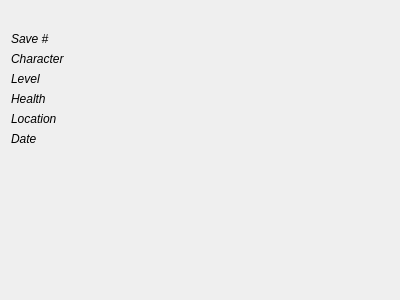
<?xml version="1.0" encoding="UTF-8"?>
<ui version="4.0">
 <class>MorrowindSaveGameInfoWidget</class>
 <widget class="QWidget" name="MorrowindSaveGameInfoWidget">
  <property name="geometry">
   <rect>
    <x>0</x>
    <y>0</y>
    <width>400</width>
    <height>300</height>
   </rect>
  </property>
  <property name="sizePolicy">
   <sizepolicy hsizetype="Preferred" vsizetype="Minimum">
    <horstretch>0</horstretch>
    <verstretch>0</verstretch>
   </sizepolicy>
  </property>
  <property name="windowTitle">
   <string/>
  </property>
  <property name="toolTip">
   <string notr="true"/>
  </property>
  <layout class="QVBoxLayout" name="verticalLayout">
   <item>
    <widget class="QLabel" name="saveNameLabel">
     <property name="font">
      <font>
       <pointsize>10</pointsize>
       <weight>75</weight>
       <bold>true</bold>
      </font>
     </property>
     <property name="text">
      <string/>
     </property>
    </widget>
   </item>
   <item>
    <layout class="QFormLayout" name="formLayout">
     <property name="fieldGrowthPolicy">
      <enum>QFormLayout::AllNonFixedFieldsGrow</enum>
     </property>
     <item row="0" column="0">
      <widget class="QLabel" name="label">
       <property name="font">
        <font>
         <italic>true</italic>
        </font>
       </property>
       <property name="text">
        <string>Save #</string>
       </property>
      </widget>
     </item>
     <item row="0" column="1">
      <widget class="QLabel" name="saveNumLabel">
       <property name="font">
        <font>
         <weight>75</weight>
         <bold>true</bold>
        </font>
       </property>
       <property name="text">
        <string notr="true"/>
       </property>
      </widget>
     </item>
     <item row="1" column="0">
      <widget class="QLabel" name="label_2">
       <property name="font">
        <font>
         <italic>true</italic>
        </font>
       </property>
       <property name="text">
        <string>Character</string>
       </property>
      </widget>
     </item>
     <item row="1" column="1">
      <widget class="QLabel" name="characterLabel">
       <property name="font">
        <font>
         <weight>75</weight>
         <bold>true</bold>
        </font>
       </property>
       <property name="text">
        <string notr="true"/>
       </property>
      </widget>
     </item>
     <item row="2" column="0">
      <widget class="QLabel" name="label_3">
       <property name="font">
        <font>
         <italic>true</italic>
        </font>
       </property>
       <property name="text">
        <string>Level</string>
       </property>
      </widget>
     </item>
     <item row="2" column="1">
      <widget class="QLabel" name="levelLabel">
       <property name="font">
        <font>
         <weight>75</weight>
         <bold>true</bold>
        </font>
       </property>
       <property name="text">
        <string/>
       </property>
      </widget>
     </item>
      <item row="3" column="0">
        <widget class="QLabel" name="label_4">
          <property name="font">
            <font>
              <italic>true</italic>
            </font>
          </property>
          <property name="text">
            <string>Health</string>
          </property>
        </widget>
      </item>
      <item row="3" column="1">
        <widget class="QLabel" name="healthLabel">
          <property name="font">
            <font>
              <weight>75</weight>
              <bold>true</bold>
            </font>
          </property>
          <property name="text">
            <string/>
          </property>
        </widget>
      </item>
     <item row="4" column="0">
      <widget class="QLabel" name="label_5">
       <property name="font">
        <font>
         <italic>true</italic>
        </font>
       </property>
       <property name="text">
        <string>Location</string>
       </property>
      </widget>
     </item>
     <item row="4" column="1">
      <widget class="QLabel" name="locationLabel">
       <property name="font">
        <font>
         <weight>75</weight>
         <bold>true</bold>
        </font>
       </property>
       <property name="text">
        <string notr="true"/>
       </property>
      </widget>
     </item>
     <item row="5" column="0">
      <widget class="QLabel" name="label_6">
       <property name="font">
        <font>
         <italic>true</italic>
        </font>
       </property>
       <property name="text">
        <string>Date</string>
       </property>
      </widget>
     </item>
     <item row="5" column="1">
      <widget class="QLabel" name="dateLabel">
       <property name="font">
        <font>
         <weight>75</weight>
         <bold>true</bold>
        </font>
       </property>
       <property name="text">
        <string/>
       </property>
      </widget>
     </item>
    </layout>
   </item>
   <item>
    <widget class="QFrame" name="gameFrame">
     <property name="sizePolicy">
      <sizepolicy hsizetype="Expanding" vsizetype="Minimum">
       <horstretch>0</horstretch>
       <verstretch>0</verstretch>
      </sizepolicy>
     </property>
     <property name="minimumSize">
      <size>
       <width>0</width>
       <height>0</height>
      </size>
     </property>
     <property name="frameShape">
      <enum>QFrame::StyledPanel</enum>
     </property>
     <property name="frameShadow">
      <enum>QFrame::Raised</enum>
     </property>
    </widget>
   </item>
   <item>
    <widget class="QLabel" name="screenshotLabel">
     <property name="sizePolicy">
      <sizepolicy hsizetype="Preferred" vsizetype="MinimumExpanding">
       <horstretch>0</horstretch>
       <verstretch>0</verstretch>
      </sizepolicy>
     </property>
     <property name="maximumSize">
      <size>
       <width>16777215</width>
       <height>16777215</height>
      </size>
     </property>
     <property name="autoFillBackground">
      <bool>false</bool>
     </property>
     <property name="text">
      <string notr="true"/>
     </property>
     <property name="alignment">
      <set>Qt::AlignCenter</set>
     </property>
    </widget>
   </item>
  </layout>
 </widget>
 <resources/>
 <connections/>
</ui>
